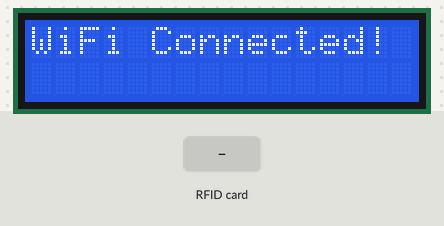
Simulated run of this sketch. Board: ESP8266 (NodeMCU). Parts: 16×2 character LCD. The inputs (shaded band) are chosen by the test bench. WiFi joins after 1.5 s; servers stay silent unless stated; uploads are accepted with an empty reply; what the sketch prints to the serial monitor is not drawn.

Above: at 2.2 s.
At 5.3 s:
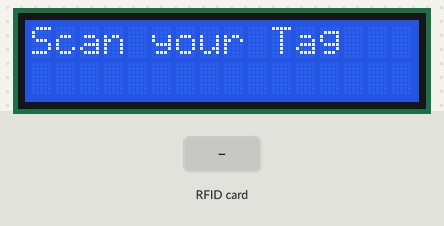
5.4 s: RFID card 5E 7A 19 C4 held to the reader
At 6.4 s:
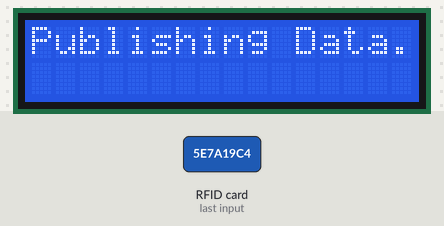
At 7.4 s:
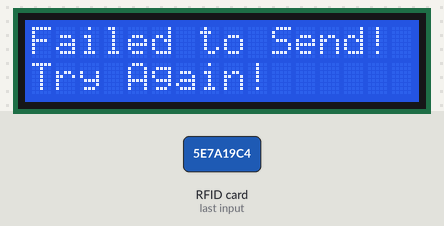
Timing chart, 0 to 8.9 s (numbered marks = the images above; inputs shaded):
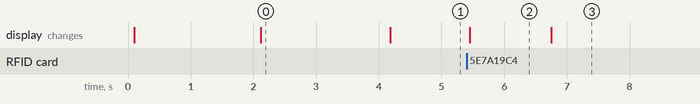

Measured:
- after the input at 5.4 s, the display: changes after 0.05 s (image 2)
- what the display in image 0 shows lasts 2.1 s, from 2.1 s to 4.2 s
- what the display in image 2 shows lasts 1.3 s, from 5.5 s to 6.8 s

The sketch:

sharing.ino
```cpp
#include <Arduino.h>
#include <ESP8266WiFi.h>
#include <WiFiClientSecure.h>
#include <SPI.h>
#include <MFRC522.h>
#include <Wire.h>
#include <LiquidCrystal_PCF8574.h> // مكتبة متوافقة مع ESP8266

// شاشة LCD
LiquidCrystal_PCF8574 lcd(0x27);

// معرف Google Apps Script
const char *GScriptUrl = "https://script.google.com/macros/s/AKfycbw4p_voN86MrnyU0aCdeICoPHmzvWR4TAY7VGpEncwYzvuN4ca9Es32o440sAqwDdSr/exec";

// بيانات WiFi
const char* ssid = "TurkTelekom_ZTCCA";
const char* password = "01414F1443cDd";

// إعدادات الاتصال بـ Google Sheets
WiFiClientSecure client;

// إعدادات قارئ RFID
int blocks[] = {4, 5, 6, 8, 9};
#define total_blocks (sizeof(blocks) / sizeof(blocks[0]))

#define RST_PIN  0  // D3
#define SS_PIN   2  // D4
#define BUZZER   4  // D2

MFRC522 mfrc522(SS_PIN, RST_PIN);
MFRC522::MIFARE_Key key;
MFRC522::StatusCode status;

// متغيرات البيانات
String student_id;
String payload;

/****************************************************************************************************
 * setup Function - تهيئة النظام
****************************************************************************************************/
void setup() {
  Serial.begin(115200);
  delay(10);

  // تهيئة شاشة LCD
  Wire.begin();
  lcd.begin(16, 2);
  lcd.setBacklight(255); // تفعيل الإضاءة الخلفية
  lcd.clear();
  lcd.setCursor(0, 0);
  lcd.print("Connecting to WiFi...");

  // الاتصال بـ WiFi
  connectToWiFi();

  // تهيئة قارئ RFID
  SPI.begin();
  mfrc522.PCD_Init();

  // تعطيل التحقق من الشهادة لتجنب مشاكل SSL
  client.setInsecure();
}

/****************************************************************************************************
 * loop Function - التشغيل الأساسي
****************************************************************************************************/
void loop() {
  lcd.clear();
  lcd.setCursor(0, 0);
  lcd.print("Scan your Tag");

  mfrc522.PCD_Init();

  if (!mfrc522.PICC_IsNewCardPresent() || !mfrc522.PICC_ReadCardSerial()) return;

  Serial.println("\nReading from RFID...");

  // تجميع البيانات من بطاقة RFID
  String values = collectRFIDData();

  // إذا لم يتم الحصول على بيانات صالحة، لا ترسلها
  if (values.length() == 0) {
    Serial.println("No valid data read. Skipping...");
    return;
  }

  // إنشاء الـ payload للإرسال
  payload = "{\"command\": \"insert_row\", \"sheet_name\": \"Sheet1\", \"values\": \"" + values + "\"}";

  Serial.println("Publishing data...");
  Serial.println(payload);

  lcd.clear();
  lcd.setCursor(0, 0);
  lcd.print("Publishing Data...");

  // إرسال البيانات
  if (sendDataToGoogleSheets(payload)) {
    Serial.println("[OK] Data published.");
    lcd.clear();
    lcd.setCursor(0, 0);
    lcd.print("Student ID: " + student_id);
    lcd.setCursor(0, 1);
    lcd.print("Thanks!");
  } else {
    Serial.println("Error while sending data.");
    lcd.clear();
    lcd.setCursor(0, 0);
    lcd.print("Failed to Send!");
    lcd.setCursor(0, 1);
    lcd.print("Try Again!");
  }

  delay(5000);
}

/****************************************************************************************************
 * connectToWiFi() - وظيفة الاتصال بـ WiFi مع إعادة المحاولة
****************************************************************************************************/
void connectToWiFi() {
  WiFi.begin(ssid, password);
  Serial.print("Connecting to WiFi...");

  int attempts = 0;
  while (WiFi.status() != WL_CONNECTED && attempts < 20) {
    delay(1000);
    Serial.print(".");
    attempts++;
  }

  if (WiFi.status() == WL_CONNECTED) {
    Serial.println("\nWiFi Connected!");
    Serial.println(WiFi.localIP());
    lcd.clear();
    lcd.setCursor(0, 0);
    lcd.print("WiFi Connected!");
    delay(2000);
  } else {
    Serial.println("\nFailed to connect to WiFi!");
    lcd.clear();
    lcd.setCursor(0, 0);
    lcd.print("WiFi Failed!");
  }
}

/****************************************************************************************************
 * collectRFIDData() - وظيفة قراءة البيانات من بطاقة RFID
****************************************************************************************************/
String collectRFIDData() {
  String values = "";
  bool firstValue = true;
  byte readBlockData[18];
  byte bufferLen = 18;

  for (byte i = 0; i < total_blocks; i++) {
    ReadDataFromBlock(blocks[i], readBlockData, bufferLen);
    String data = String((char*)readBlockData);
    data.trim();

    if (data.length() == 0) continue;

    if (firstValue) {
      student_id = data;
      values = data;
      firstValue = false;
    } else {
      values += String(",") + data;
    }
  }

  values += String(",") + "Gate1";
  return values;
}

/****************************************************************************************************
 * sendDataToGoogleSheets() - وظيفة إرسال البيانات إلى Google Sheets
****************************************************************************************************/
bool sendDataToGoogleSheets(String payload) {
  if (!client.connect("script.google.com", 443)) {
    Serial.println("Error! Not connected to host.");
    return false;
  }

  // إرسال الطلب HTTP
  String request = "POST " + String(GScriptUrl) + " HTTP/1.1\r\n" +
                   "Host: script.google.com\r\n" +
                   "Content-Type: application/json\r\n" +
                   "Content-Length: " + String(payload.length()) + "\r\n" +
                   "Connection: close\r\n\r\n" +
                   payload;

  client.print(request);

  // قراءة الرد من الخادم
  String response = "";
  while (client.available()) {
    response += client.readString();
  }

  Serial.println("Response from Google Sheets:");
  Serial.println(response);

  // تحليل الرد
  return response.indexOf("success") != -1;
}

/****************************************************************************************************
 * ReadDataFromBlock() - وظيفة قراءة البيانات من بطاقة RFID
****************************************************************************************************/
void ReadDataFromBlock(int blockNum, byte readBlockData[], byte bufferLen) {
  for (byte i = 0; i < 6; i++) {
    key.keyByte[i] = 0xFF;
  }

  status = mfrc522.PCD_Authenticate(MFRC522::PICC_CMD_MF_AUTH_KEY_A, blockNum, &key, &(mfrc522.uid));

  if (status != MFRC522::STATUS_OK) {
    Serial.print("Authentication failed for Read: ");
    Serial.println(mfrc522.GetStatusCodeName(status));
    return;
  }

  status = mfrc522.MIFARE_Read(blockNum, readBlockData, &bufferLen);
  if (status != MFRC522::STATUS_OK) {
    Serial.print("Reading failed: ");
    Serial.println(mfrc522.GetStatusCodeName(status));
    return;
  }

  readBlockData[16] = ' ';
  readBlockData[17] = ' ';
  Serial.println("Block read successfully");
}
```
